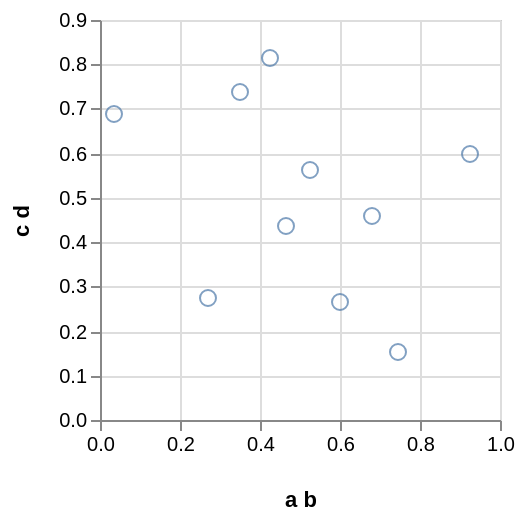

The specification (Vega-Lite) saved for this image:
### Vega specification from a JSON file in a GitHub repository (floating-point values rounded to 4 significant figures)
{"$schema": "https://vega.github.io/schema/vega/v3.0.json", "autosize": "pad", "padding": 5, "encode": {"update": {"stroke": {"value": "#ccc"}, "fill": {"value": "transparent"}}}, "data": [{"name": "source_0", "values": [{"a b": 0.9229, "c d": 0.5983}, {"a b": 0.682, "c d": 0.46}, {"a b": 0.03553, "c d": 0.6864}, {"a b": 0.3491, "c d": 0.7368}, {"a b": 0.4248, "c d": 0.813}, {"a b": 0.5239, "c d": 0.5616}, {"a b": 0.4668, "c d": 0.4366}, {"a b": 0.2692, "c d": 0.2747}, {"a b": 0.601, "c d": 0.2649}, {"a b": 0.7458, "c d": 0.1544}]}, {"name": "data_0", "source": "source_0", "transform": [{"type": "formula", "expr": "toNumber(datum[\"a b\"])", "as": "a b"}, {"type": "formula", "expr": "toNumber(datum[\"c d\"])", "as": "c d"}, {"type": "filter", "expr": "datum[\"a b\"] !== null && !isNaN(datum[\"a b\"]) && datum[\"c d\"] !== null && !isNaN(datum[\"c d\"])"}]}], "signals": [{"name": "width", "update": "200"}, {"name": "height", "update": "200"}], "marks": [{"name": "marks", "type": "symbol", "role": "point", "from": {"data": "data_0"}, "encode": {"update": {"x": {"scale": "x", "field": "a b"}, "y": {"scale": "y", "field": "c d"}, "stroke": {"value": "#4c78a8"}, "fill": {"value": "transparent"}, "opacity": {"value": 0.7}}}}], "scales": [{"name": "x", "type": "linear", "range": [0, {"signal": "width"}], "round": true, "nice": true, "zero": true, "domain": {"data": "data_0", "field": "a b"}}, {"name": "y", "type": "linear", "range": [{"signal": "height"}, 0], "round": true, "nice": true, "zero": true, "domain": {"data": "data_0", "field": "c d"}}], "axes": [{"scale": "x", "labelOverlap": true, "orient": "bottom", "tickCount": 5, "title": "a b", "zindex": 1}, {"scale": "x", "domain": false, "grid": true, "labels": false, "maxExtent": 0, "minExtent": 0, "orient": "bottom", "tickCount": 5, "ticks": false, "zindex": 0, "gridScale": "y"}, {"scale": "y", "orient": "left", "title": "c d", "zindex": 1}, {"scale": "y", "domain": false, "grid": true, "labels": false, "maxExtent": 0, "minExtent": 0, "orient": "left", "ticks": false, "zindex": 0, "gridScale": "x"}], "config": {"axis": {"minExtent": 30}}}
